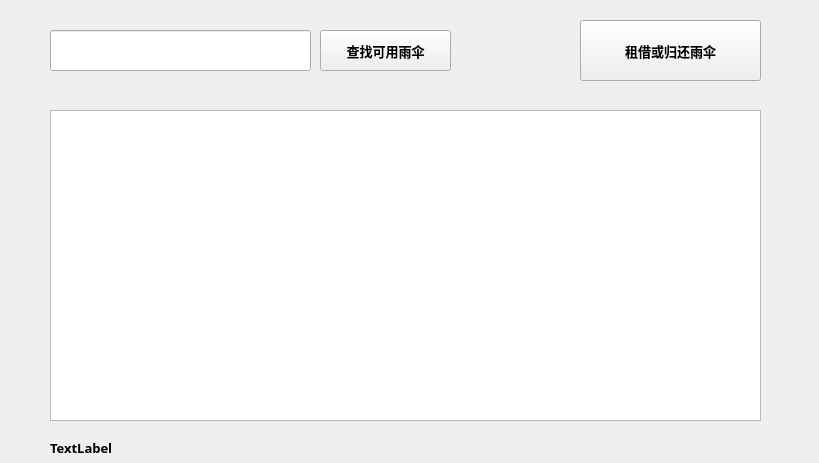
<?xml version="1.0" encoding="UTF-8"?>
<ui version="4.0">
 <class>Userwindow</class>
 <widget class="QWidget" name="Userwindow">
  <property name="geometry">
   <rect>
    <x>0</x>
    <y>0</y>
    <width>819</width>
    <height>463</height>
   </rect>
  </property>
  <property name="windowTitle">
   <string>用户界面</string>
  </property>
  <widget class="QTableView" name="tableView">
   <property name="geometry">
    <rect>
     <x>50</x>
     <y>110</y>
     <width>711</width>
     <height>311</height>
    </rect>
   </property>
   <property name="font">
    <font>
     <family>微软雅黑</family>
     <pointsize>10</pointsize>
     <weight>50</weight>
     <bold>false</bold>
    </font>
   </property>
  </widget>
  <widget class="QLineEdit" name="lineEdit_find">
   <property name="geometry">
    <rect>
     <x>50</x>
     <y>30</y>
     <width>261</width>
     <height>41</height>
    </rect>
   </property>
   <property name="font">
    <font>
     <family>微软雅黑</family>
     <pointsize>10</pointsize>
     <weight>75</weight>
     <bold>true</bold>
    </font>
   </property>
  </widget>
  <widget class="QPushButton" name="pushButton">
   <property name="geometry">
    <rect>
     <x>320</x>
     <y>30</y>
     <width>131</width>
     <height>41</height>
    </rect>
   </property>
   <property name="font">
    <font>
     <family>微软雅黑</family>
     <pointsize>10</pointsize>
     <weight>75</weight>
     <bold>true</bold>
    </font>
   </property>
   <property name="text">
    <string>查找可用雨伞</string>
   </property>
  </widget>
  <widget class="QPushButton" name="pushButton_borrow">
   <property name="geometry">
    <rect>
     <x>580</x>
     <y>20</y>
     <width>181</width>
     <height>61</height>
    </rect>
   </property>
   <property name="font">
    <font>
     <family>微软雅黑</family>
     <pointsize>10</pointsize>
     <weight>75</weight>
     <bold>true</bold>
    </font>
   </property>
   <property name="text">
    <string>租借或归还雨伞</string>
   </property>
  </widget>
  <widget class="QLabel" name="label">
   <property name="geometry">
    <rect>
     <x>50</x>
     <y>440</y>
     <width>221</width>
     <height>16</height>
    </rect>
   </property>
   <property name="font">
    <font>
     <family>微软雅黑</family>
     <pointsize>10</pointsize>
     <weight>75</weight>
     <bold>true</bold>
    </font>
   </property>
   <property name="text">
    <string>TextLabel</string>
   </property>
  </widget>
 </widget>
 <resources/>
 <connections/>
</ui>
